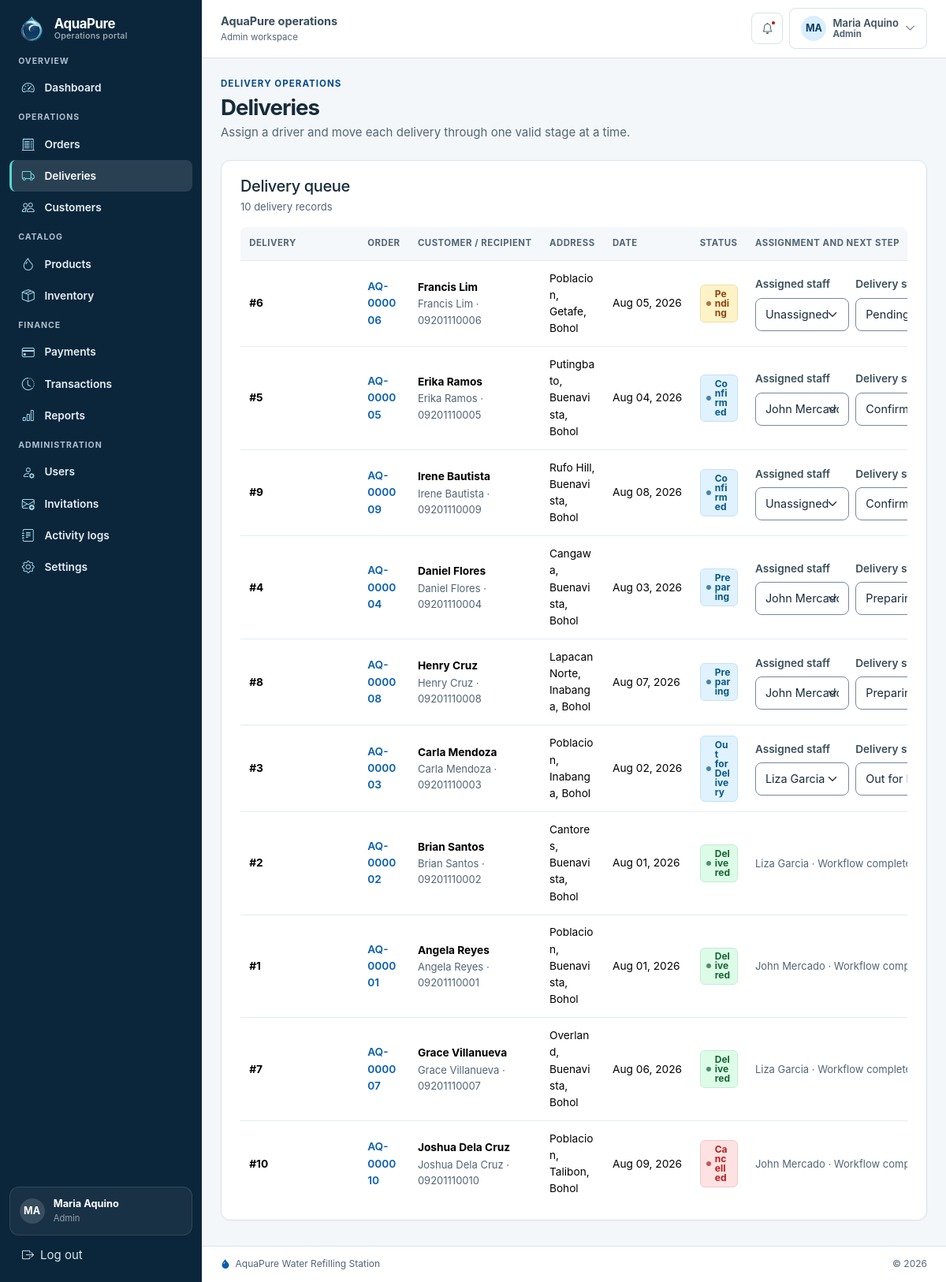
/portal/index.php?page=deliveries (signed in), run on the app's committed database.
### tables this page shows
CREATE TABLE users (
    user_id INT UNSIGNED AUTO_INCREMENT PRIMARY KEY,
    full_name VARCHAR(100) NOT NULL,
    username VARCHAR(30) NOT NULL UNIQUE,
    email VARCHAR(100) NOT NULL UNIQUE,
    contact_number VARCHAR(30) NULL,
    password_hash VARCHAR(255) NOT NULL,
    role ENUM('Admin','Staff') NOT NULL,
    account_status ENUM('Active','Inactive') NOT NULL DEFAULT 'Active',
    created_at TIMESTAMP NOT NULL DEFAULT CURRENT_TIMESTAMP,
    updated_at TIMESTAMP NOT NULL DEFAULT CURRENT_TIMESTAMP ON UPDATE CURRENT_TIMESTAMP,
    INDEX idx_users_role_status (role, account_status)
);

CREATE TABLE deliveries (
    delivery_id INT UNSIGNED AUTO_INCREMENT PRIMARY KEY,
    order_id INT UNSIGNED NOT NULL UNIQUE,
    recipient_name VARCHAR(100) NOT NULL,
    contact_number VARCHAR(20) NOT NULL,
    delivery_address VARCHAR(255) NOT NULL,
    preferred_delivery_date DATE NOT NULL,
    additional_instructions TEXT NULL,
    assigned_staff_id INT UNSIGNED NULL,
    delivery_status ENUM('Pending','Confirmed','Preparing','Out for Delivery','Delivered','Cancelled') NOT NULL DEFAULT 'Pending',
    delivered_at DATETIME NULL,
    created_at TIMESTAMP NOT NULL DEFAULT CURRENT_TIMESTAMP,
    updated_at TIMESTAMP NOT NULL DEFAULT CURRENT_TIMESTAMP ON UPDATE CURRENT_TIMESTAMP,
    CONSTRAINT fk_deliveries_order FOREIGN KEY (order_id) REFERENCES orders(order_id) ON UPDATE CASCADE ON DELETE CASCADE,
    CONSTRAINT fk_deliveries_staff FOREIGN KEY (assigned_staff_id) REFERENCES users(user_id) ON UPDATE CASCADE ON DELETE SET NULL,
    INDEX idx_deliveries_date (preferred_delivery_date),
    INDEX idx_deliveries_status (delivery_status)
);

CREATE TABLE orders (
    order_id INT UNSIGNED AUTO_INCREMENT PRIMARY KEY,
    customer_id INT UNSIGNED NOT NULL,
    processed_by INT UNSIGNED NULL,
    order_source ENUM('Online','Walk-in') NOT NULL DEFAULT 'Online',
    order_type ENUM('Walk-in','Pickup','Delivery') NOT NULL,
    total_amount DECIMAL(10,2) UNSIGNED NOT NULL,
    payment_status ENUM('Unpaid','Partial','Paid','Refunded') NOT NULL DEFAULT 'Unpaid',
    order_status ENUM('Pending','Confirmed','Preparing','Ready for Pickup','Out for Delivery','Delivered','Completed','Cancelled') NOT NULL DEFAULT 'Pending',
    notes TEXT NULL,
    order_date DATETIME NOT NULL DEFAULT CURRENT_TIMESTAMP,
    updated_at TIMESTAMP NOT NULL DEFAULT CURRENT_TIMESTAMP ON UPDATE CURRENT_TIMESTAMP,
    CONSTRAINT fk_orders_customer FOREIGN KEY (customer_id) REFERENCES customers(customer_id) ON UPDATE CASCADE ON DELETE RESTRICT,
    CONSTRAINT fk_orders_processor FOREIGN KEY (processed_by) REFERENCES users(user_id) ON UPDATE CASCADE ON DELETE SET NULL,
    INDEX idx_orders_date (order_date),
    INDEX idx_orders_status (order_status),
    INDEX idx_orders_customer (customer_id)
);

CREATE TABLE customers (
    customer_id INT UNSIGNED AUTO_INCREMENT PRIMARY KEY,
    full_name VARCHAR(100) NOT NULL,
    email VARCHAR(100) NULL UNIQUE,
    contact_number VARCHAR(20) NOT NULL,
    address VARCHAR(255) NOT NULL,
    password_hash VARCHAR(255) NULL,
    customer_type ENUM('Online Customer','Walk-in Customer','Residential','Business') NOT NULL DEFAULT 'Online Customer',
    account_status ENUM('Active','Inactive') NOT NULL DEFAULT 'Active',
    created_at TIMESTAMP NOT NULL DEFAULT CURRENT_TIMESTAMP,
    updated_at TIMESTAMP NOT NULL DEFAULT CURRENT_TIMESTAMP ON UPDATE CURRENT_TIMESTAMP,
    INDEX idx_customers_status (account_status)
);

### portal/pages/deliveries.php (the view, shortened to what the rows shown need)
<?php
$deliveries = db()
    ->query(
        "SELECT d.*, o.order_id, c.full_name, u.full_name AS assigned_name
         FROM deliveries d
         JOIN orders o ON o.order_id = d.order_id
         JOIN customers c ON c.customer_id = o.customer_id
         LEFT JOIN users u ON u.user_id = d.assigned_staff_id
         ORDER BY FIELD(d.delivery_status, 'Pending', 'Confirmed', 'Preparing', 'Out for Delivery', 'Delivered', 'Cancelled'),
                  d.preferred_delivery_date, d.delivery_id DESC",
    )
    ->fetchAll();
$staff = db()
    ->query(
        "SELECT user_id, full_name
         FROM users
         WHERE role = 'Staff' AND account_status = 'Active'
         ORDER BY full_name",
    )
    ->fetchAll();
$deliveryProgression = ["Pending", "Confirmed", "Preparing", "Out for Delivery", "Delivered"];
?>
<header class="page-header">
    <div>
        <h1 class="section-title mb-1">Deliveries</h1>
    </div>
</header>
<section class="panel-card">
    <div class="section-header">
        <div><h2 class="h5 mb-1">Delivery queue</h2><p class="small text-secondary mb-0"><?= number_format(count($deliveries)) ?> delivery record<?= count($deliveries) === 1 ? "" : "s" ?></p></div>
    </div>
    <div class="table-responsive mobile-table-cards" role="region" tabindex="0" aria-label="Deliveries table">
        <table data-layout="cards" role="table" class="table align-middle"><caption class="visually-hidden">Delivery queue</caption>
            <thead><tr><th scope="col">Delivery</th><th scope="col">Order</th><th scope="col">Customer / recipient</th><th scope="col">Address</th><th scope="col">Date</th><th scope="col">Status</th><th scope="col">Assignment and next step</th></tr></thead>
            <tbody>
            <?php foreach ($deliveries as $delivery): ?>
                <?php
                $currentDeliveryStatus = (string) $delivery["delivery_status"];
                $currentIndex = array_search($currentDeliveryStatus, $deliveryProgression, true);
                $isDeliveryFinal = in_array($currentDeliveryStatus, ["Delivered", "Cancelled"], true);
                $allowedStatuses = [$currentDeliveryStatus];
                if (!$isDeliveryFinal && $currentIndex !== false && isset($deliveryProgression[$currentIndex + 1])) {
                    $allowedStatuses[] = $deliveryProgression[$currentIndex + 1];
                    $allowedStatuses[] = "Cancelled";
                }
                ?>
                <tr>
                    <td class="table-primary-cell" data-column-label="Delivery"><div class="table-cell-value"><strong>#<?= (int) $delivery["delivery_id"] ?></strong></div></td>
                    <td data-column-label="Order"><div class="table-cell-value"><a class="fw-semibold" href="<?= e(url("portal/index.php?page=order&id=" . $delivery["order_id"])) ?>"><?= e(order_number((int) $delivery["order_id"])) ?></a></div></td>
                    <td data-column-label="Customer / recipient"><div class="table-cell-value"><strong><?= e($delivery["full_name"]) ?></strong><div class="small text-secondary"><?= e($delivery["recipient_name"]) ?> · <?= e($delivery["contact_number"]) ?></div></div></td>
                    <td class="table-copy" data-column-label="Address"><div class="table-cell-value"><?= e($delivery["delivery_address"]) ?></div></td>
                    <td class="text-nowrap" data-column-label="Date"><div class="table-cell-value"><?= e(date("M d, Y", strtotime($delivery["preferred_delivery_date"]))) ?></div></td>
                    <td data-column-label="Status"><div class="table-cell-value"><span class="badge <?= e(badge_class($currentDeliveryStatus)) ?>"><?= e($currentDeliveryStatus) ?></span></div></td>
                    <td class="table-min-320" data-column-label="Assignment and next step"><div class="table-cell-value">
                        <?php if ($isDeliveryFinal): ?>
                            <div class="small text-secondary"><?= e($delivery["assigned_name"] ?: "Unassigned") ?> · Workflow complete</div>
                        <?php else: ?>
                            <form method="post" class="row g-2">
                                <div class="col-12 col-sm-5">
                                    <label class="form-label small" for="assignedStaff<?= (int) $delivery["delivery_id"] ?>">Assigned staff</label>
                                    <select class="form-select form-select-sm" id="assignedStaff<?= (int) $delivery["delivery_id"] ?>" name="assigned_staff_id">
                                        <option value="">Unassigned</option>
                                        <?php foreach ($staff as $person): ?>
                                            <option value="<?= (int) $person["user_id"] ?>" <?= (int) $delivery["assigned_staff_id"] === (int) $person["user_id"] ? "selected" : "" ?>><?= e($person["full_name"]) ?></option>
                                        <?php endforeach; ?>
                                    </select>
                                </div>
                                <div class="col-8 col-sm-5">
                                    <label class="form-label small" for="deliveryStatus<?= (int) $delivery["delivery_id"] ?>">Delivery status</label>
                                    <select class="form-select form-select-sm" id="deliveryStatus<?= (int) $delivery["delivery_id"] ?>" name="delivery_status">
                                        <?php foreach (array_unique($allowedStatuses) as $status): ?>
                                            <option value="<?= e($status) ?>" <?= $currentDeliveryStatus === $status ? "selected" : "" ?>><?= e($status) ?></option>
                                        <?php endforeach; ?>
                                    </select>
                                </div>
                            </form>
                        <?php endif; ?>
                    </div></td>
                </tr>
            <?php endforeach; ?>
            </tbody>
        </table>
    </div>
</section>

### includes/portal-header.php (shortened to what the rows shown need)
<?php
$account = current_account();
?>
<!doctype html>
<html lang="en">
<head>
    <link rel="stylesheet" href="<?= e(url("assets/vendor/bootstrap/css/bootstrap.min.css")) ?>">
    <link rel="stylesheet" href="<?= e(url("assets/vendor/bootstrap-icons/font/bootstrap-icons.min.css")) ?>">
    <link rel="stylesheet" href="<?= e(url("assets/css/style.css?v=8")) ?>">
</head>
<body class="operations-page">
<div class="app-shell">
    <aside class="sidebar offcanvas-lg offcanvas-start" tabindex="-1" id="operationsSidebar" aria-labelledby="operationsSidebarLabel">
        <div class="sidebar-content offcanvas-body">
            <div class="sidebar-account">
                <div class="sidebar-account-card">
                    <span class="min-w-0">
                        <span class="sidebar-account-name d-block"><?= e($account["name"]) ?></span>
                        <span class="sidebar-account-role d-block"><?= e($account["role"]) ?></span>
                    </span>
                </div>
            </div>
        </div>
    </aside>
    <div class="app-main">
        <header class="topbar">
            <div class="d-flex align-items-center gap-2 min-w-0">
                <div class="min-w-0">
                    <div class="topbar-title">AquaPure operations</div>
                    <div class="topbar-subtitle d-none d-sm-block"><?= e($account["role"]) ?> workspace</div>
                </div>
            </div>
            <div class="topbar-actions">
                <div class="dropdown">
                    <button class="btn btn-light d-flex align-items-center gap-2" type="button" data-bs-toggle="dropdown" aria-expanded="false" aria-label="Account menu for <?= e($account["name"]) ?>">
                        <span class="d-none d-md-block text-start">
                            <span class="d-block small fw-semibold"><?= e($account["name"]) ?></span>
                            <span class="d-block topbar-subtitle"><?= e($account["role"]) ?></span>
                        </span>
                    </button>
                </div>
            </div>
        </header>
        <main class="page-content" id="mainContent" tabindex="-1">

### data on the page
users: full_name "Maria Aquino", role "Admin"
deliveries: delivery_id "6", order.order_id "AQ-000006", customers.full_name "Francis Lim", recipient_name "Francis Lim", contact_number "09201110006", delivery_address "Poblacion, Getafe, Bohol", preferred_delivery_date "Aug 05, 2026", delivery_status "Pending"
deliveries: delivery_id "5", order.order_id "AQ-000005", customers.full_name "Erika Ramos", recipient_name "Erika Ramos", contact_number "09201110005", delivery_address "Putingbato, Buenavista, Bohol", preferred_delivery_date "Aug 04, 2026", delivery_status "Confirmed", assigned_staff_id "John Mercado"
deliveries: delivery_id "9", order.order_id "AQ-000009", customers.full_name "Irene Bautista", recipient_name "Irene Bautista", contact_number "09201110009", delivery_address "Rufo Hill, Buenavista, Bohol", preferred_delivery_date "Aug 08, 2026", delivery_status "Confirmed"
deliveries: delivery_id "4", order.order_id "AQ-000004", customers.full_name "Daniel Flores", recipient_name "Daniel Flores", contact_number "09201110004", delivery_address "Cangawa, Buenavista, Bohol", preferred_delivery_date "Aug 03, 2026", delivery_status "Preparing", assigned_staff_id "John Mercado"
deliveries: delivery_id "8", order.order_id "AQ-000008", customers.full_name "Henry Cruz", recipient_name "Henry Cruz", contact_number "09201110008", delivery_address "Lapacan Norte, Inabanga, Bohol", preferred_delivery_date "Aug 07, 2026", delivery_status "Preparing", assigned_staff_id "John Mercado"
deliveries: delivery_id "3", order.order_id "AQ-000003", customers.full_name "Carla Mendoza", recipient_name "Carla Mendoza", contact_number "09201110003", delivery_address "Poblacion, Inabanga, Bohol", preferred_delivery_date "Aug 02, 2026", delivery_status "Out for Delivery", assigned_staff_id "Liza Garcia"
deliveries: delivery_id "2", order.order_id "AQ-000002", customers.full_name "Brian Santos", recipient_name "Brian Santos", contact_number "09201110002", delivery_address "Cantores, Buenavista, Bohol", preferred_delivery_date "Aug 01, 2026", delivery_status "Delivered", assigned_staff.full_name "Liza Garcia"
deliveries: delivery_id "1", order.order_id "AQ-000001", customers.full_name "Angela Reyes", recipient_name "Angela Reyes", contact_number "09201110001", delivery_address "Poblacion, Buenavista, Bohol", preferred_delivery_date "Aug 01, 2026", delivery_status "Delivered", assigned_staff.full_name "John Mercado"
deliveries: delivery_id "7", order.order_id "AQ-000007", customers.full_name "Grace Villanueva", recipient_name "Grace Villanueva", contact_number "09201110007", delivery_address "Overland, Buenavista, Bohol", preferred_delivery_date "Aug 06, 2026", delivery_status "Delivered", assigned_staff.full_name "Liza Garcia"
deliveries: delivery_id "10", order.order_id "AQ-000010", customers.full_name "Joshua Dela Cruz", recipient_name "Joshua Dela Cruz", contact_number "09201110010", delivery_address "Poblacion, Talibon, Bohol", preferred_delivery_date "Aug 09, 2026", delivery_status "Cancelled", assigned_staff.full_name "John Mercado"

### other printed values
$groupLabel "OVERVIEW"
$label "Dashboard"
$groupLabel "OPERATIONS"
$label "Orders"
$label "Deliveries"
$label "Customers"
$groupLabel "CATALOG"
$label "Products"
$label "Inventory"
$groupLabel "FINANCE"
$label "Payments"
$label "Transactions"
$label "Reports"
$groupLabel "ADMINISTRATION"
$label "Users"
